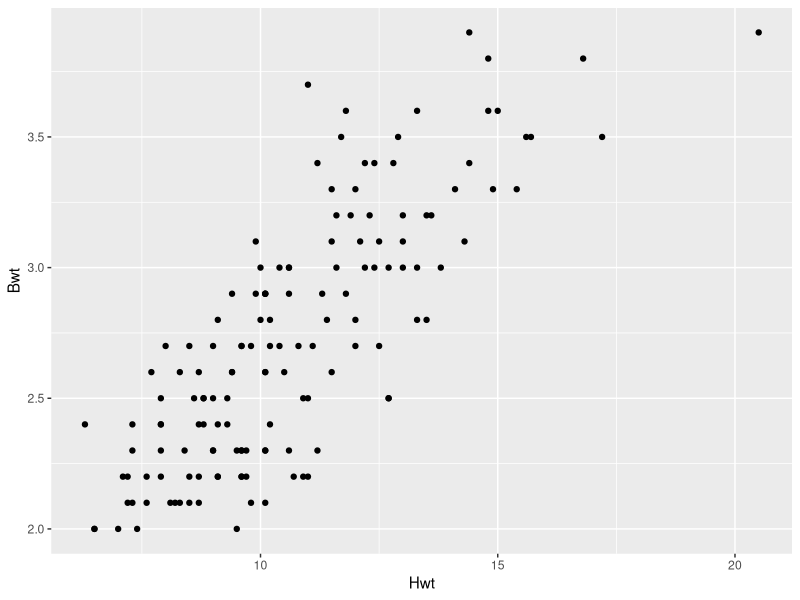
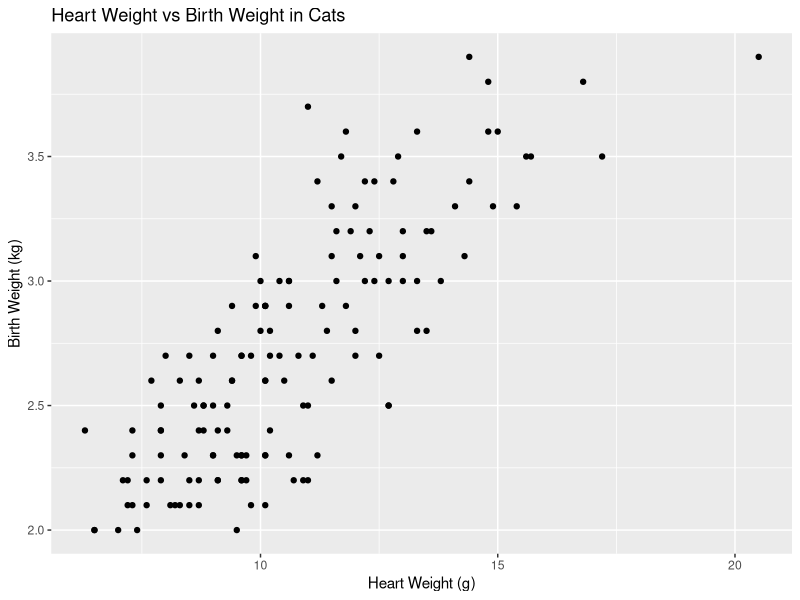
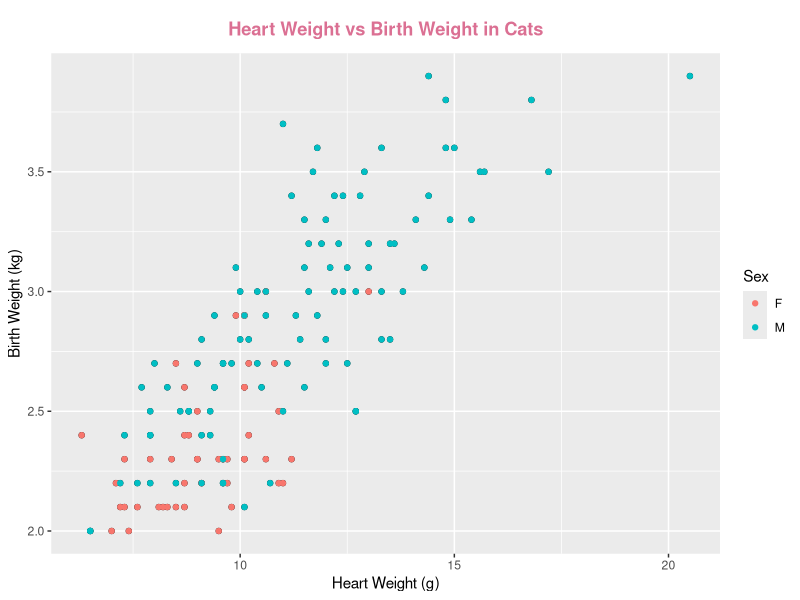
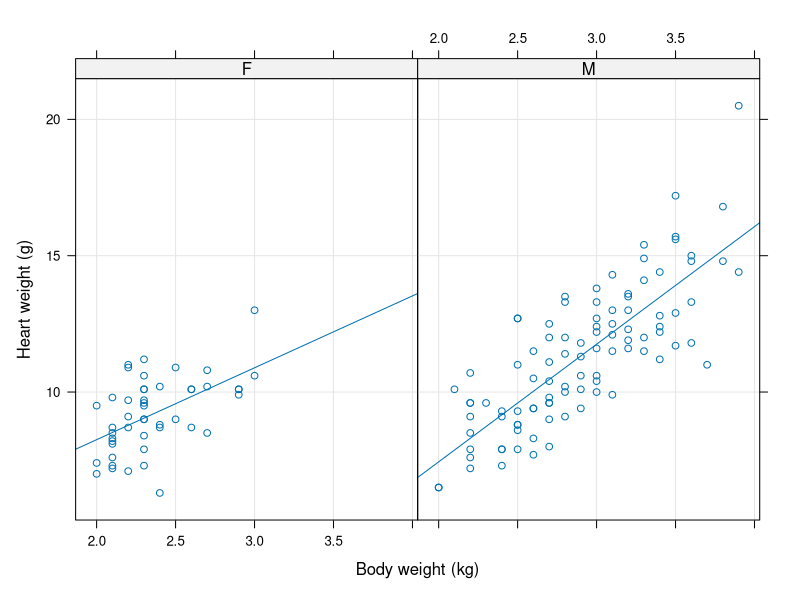

The R script that drew these images, in order:
library(tidyverse)
library(dplyr)
library(ggplot2)
library(lattice)
library(MASS)

#Load our data
data (cats, packages="MASS")
df<-cats
print(df)
#Let's try and see what our data is structured like
str(cats) 
head(cats) #gives us the first values in our data frame 
tail(cats) #gives the last values in our data frame









#basic plot
ggplot(data=cats, aes(x=Hwt, y=Bwt))+geom_point()

basic<-ggplot(data=cats, aes(x=Hwt, y=Bwt))+geom_point() #creating an easy 









#with axis titles
less_basic<-basic+ xlab('Heart Weight (g)')+ylab('Birth Weight (kg)')+ 
  ggtitle('Heart Weight vs Birth Weight in Cats')

less_basic









#still needs some formatting!
snazzy<-less_basic+theme(plot.title = element_text(hjust = 0.5, margin=margin(t=10,b=10), lineheight=.8, face="bold", color='PaleVioletRed')) + geom_point(aes(color=Sex))

snazzy









#Let's use our lattice package!If this line of code scares you, worry not, it is explained in greater detail in our jupyterlab
xyplot(Hwt ~ Bwt | Sex, data=cats, type=c("p","g","r"),
       xlab="Body weight (kg)",
       ylab="Heart weight (g)")
